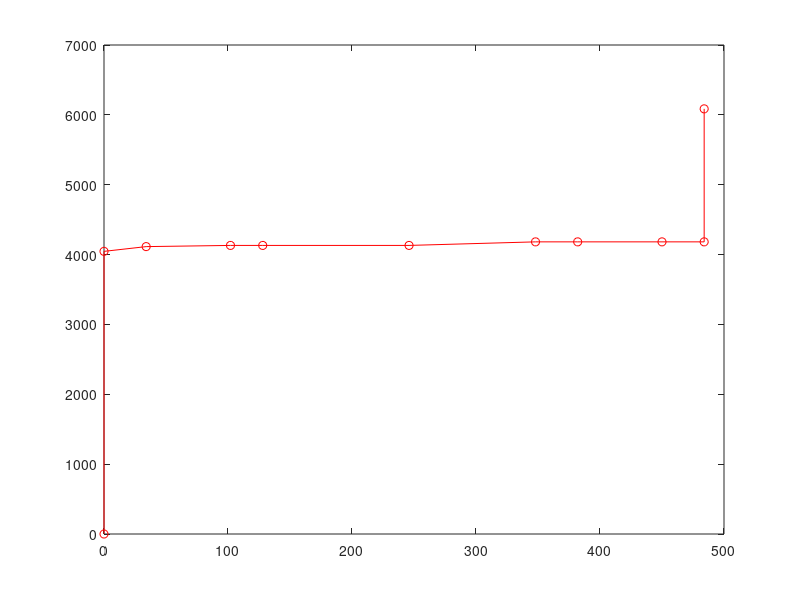

This figure's MATLAB source:
x = [0 0	34	102	128	246	348	382	450	484	484]
y = [0 4046	4114	4131	4131	4131	4182	4182	4182	4182	6086]
plot(x, y, 'o-r');
